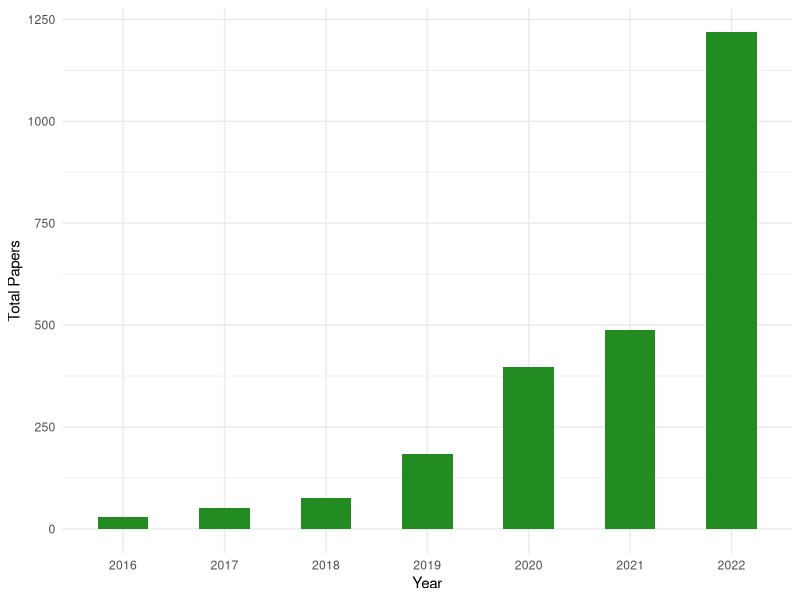
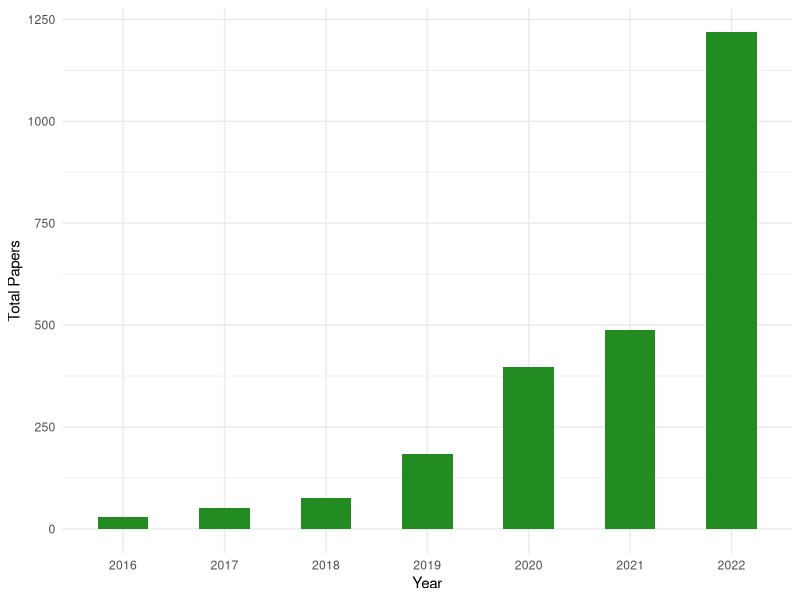

Write R code to recreate these figures, in order.
# Load necessary libraries
if (!requireNamespace("ggplot2", quietly = TRUE)) {
  install.packages("ggplot2")
}
library(ggplot2)
theme_set(theme_minimal())  #minimal theme


# Sample data: Replace this with your actual data
paper_data <- data.frame(
  year = c(2016, 2017, 2018, 2019, 2020, 2021, 2022),
  total_papers = c(30, 52, 76, 184, 398, 487, 1218)
)

# Create the bar chart using ggplot2
# Create the bar chart
# Create the bar chart
# Create the bar chart
ggplot(paper_data, aes(x = factor(year), y = total_papers, fill = "Same Color")) +
  geom_bar(stat = "identity", width = 0.5) +
  labs(x = "Year",
       y = "Total Papers") +
  scale_fill_manual(values = "forestgreen")+   # Set the color you want for all bars
  theme(legend.position = "none")
# Save the plot as an image file (e.g., PNG)
ggsave("bar_chart.png", width = 6, height = 4, dpi = 300)
